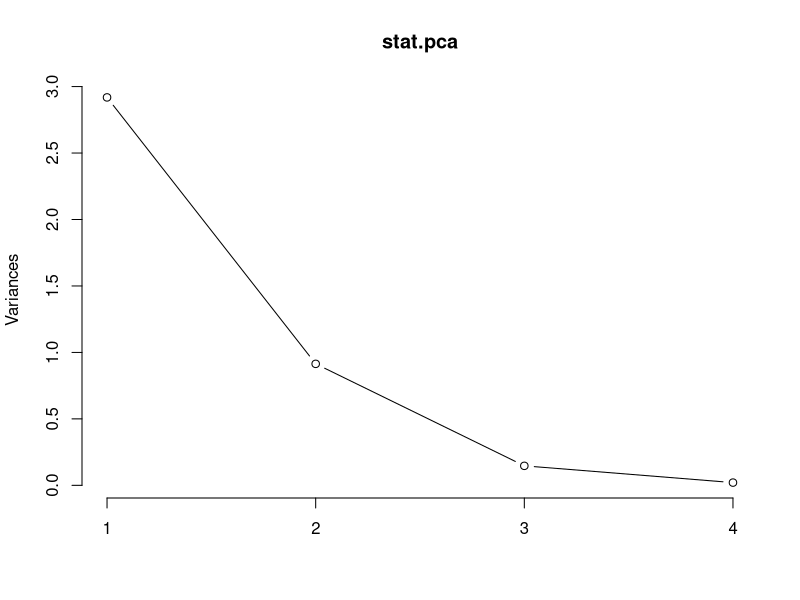

Generate this figure with R:
## ---- chunk 1
library(caret)
#store our data in another object
dat <- iris
#take the 4 continuous variables and perform PCA
caret.pca <- preProcess(dat[,-5], method="pca",pcaComp=2)

caret.pca
## ---- chunk 2
caret.pca$
#use that data to form our new inputs
dat2 <- predict(caret.pca, dat[,-5])


#using stats
stat.pca <- prcomp(dat[,-5],
                 center = TRUE,
                 scale. = TRUE) 

# plot method
plot(stat.pca, type = "l")
## ---- chunk 3
summary(stat.pca)
